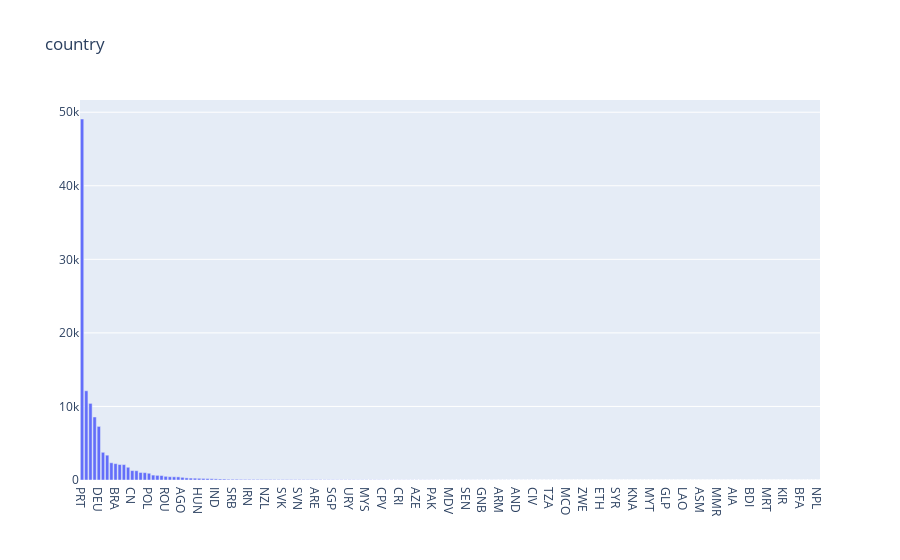

Here is the notebook cell this chart was saved with:
### Code cell
#宿泊客がどこの国だったかの可視化
trace=go.Bar(
                        x=df['country'].value_counts().index,
                        y=df['country'].value_counts(),
                        name='Country')
layout=go.Layout(title='country',
                                legend=dict(orientation='h'))

data=[trace]
fig=go.Figure(data,layout)
iplot(fig)

### Figure 1 — Plotly figure (JSON) as saved in the notebook; plotly's stock layout.template omitted (floating-point values rounded to 4 significant figures; data arrays with more than 128 entries replaced by an {"elided": "..."} marker saying what was removed)
{"data": [{"name": "Country", "type": "bar", "x": {"elided": "177 str values"}, "y": {"elided": "177 int values"}}], "layout": {"autosize": true, "legend": {"orientation": "h"}, "title": {"text": "country"}, "xaxis": {"autorange": true, "range": [-0.5, 176.5], "type": "category"}, "yaxis": {"autorange": true, "range": [0, 51660.0], "type": "linear"}}}
